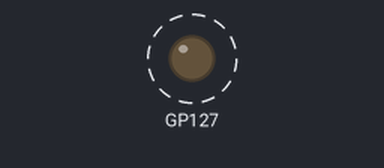
The program below on a simulated Raspberry Pi Pico running MicroPython. On the bench: output pins drawn as LEDs (lit = HIGH). Dashed ring = blinking. What the program prints to the serial console is not drawn.

Above: at 0.5 s.
Timing chart, 0 to 4.6 s (numbered marks = the images above):
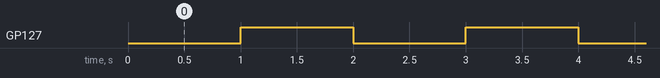

The program:

01_led_blink.py
```python
"""
LED Blink Example for PSoC™ 6 MicroPython

This example demonstrates basic GPIO control by blinking the onboard LED.
The LED toggles on and off every second.

Supported Boards:
- CY8CPROTO-062-4343W (LED: P13_7)
- CY8CPROTO-063-BLE (LED: P6_3)
- CY8CKIT-062-BLE (LED: P13_7)
- CY8CKIT-062-WIFI-BT (LED: P13_7)
- CY8CKIT-062S2-43012 (LED: P13_7)

Note: Update the LED_PIN constant below for your specific board.
"""

from machine import Pin
import time

# Configuration - Change this to match your board
LED_PIN = 'P13_7'  # Default for most boards

# Initialize LED pin as output
led = Pin(LED_PIN, Pin.OUT)

# Start with LED off (HIGH for active-low LED)
led.off()

print("LED Blink started. Press Ctrl+C to stop.")

try:
    while True:
        time.sleep_ms(1000)  # Wait 1 second
        led.toggle()         # Toggle LED state

except KeyboardInterrupt:
    print("\nStopped by user")
    led.off()  # Turn off LED when exiting
```

Measured:
- by itself, GP127: alternates HIGH for 1.0 s and LOW for 1.0 s
